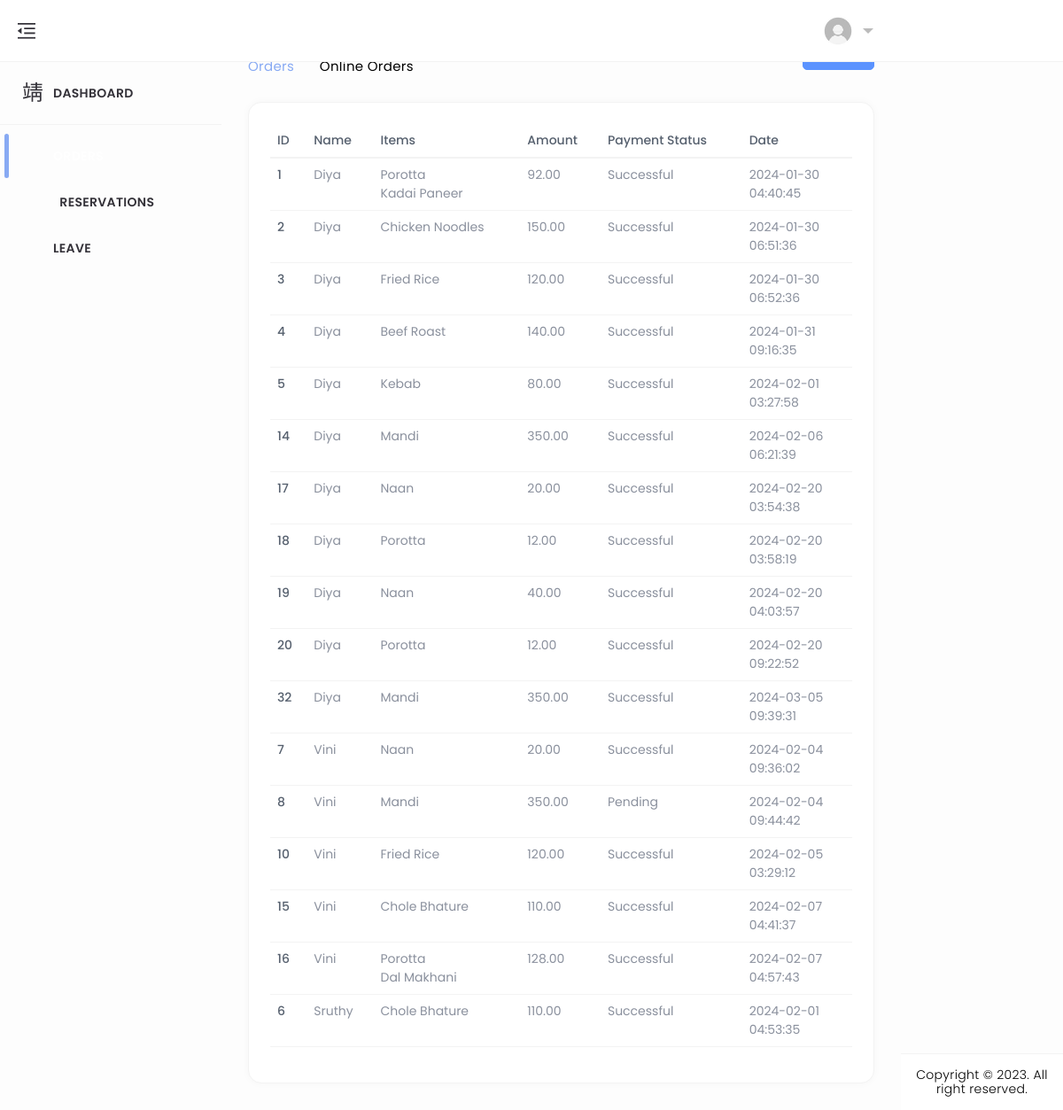
Page /history_orders on the committed database.
### home/models.py (models this page shows, shortened)
class BillingInformation(models.Model):
    user = models.ForeignKey(CustomUser, on_delete=models.CASCADE)
    address = models.TextField()
    town = models.CharField(max_length=50)
    zip_code = models.CharField(max_length=10)
    payment_status = models.BooleanField(default=True)
    amount = models.DecimalField(max_digits=8, decimal_places=2)
    menu = models.ManyToManyField(menus, blank=True)
    status = models.IntegerField(default=1)

class CustomUser(AbstractUser):
    CUSTOMER = 1
    EMPLOYEE = 2
    ROLE_CHOICE = (
        (CUSTOMER, 'CUSTOMER'),
        (EMPLOYEE, 'EMPLOYEE'),
    )
    username=None
    first_name = None
    last_name = None
    USERNAME_FIELD = 'email'
    name = models.CharField(max_length=50)
    email = models.EmailField(max_length=100, unique=True)
    phone = models.CharField(max_length=12, blank=True)
    password = models.CharField(max_length=128)
    role = models.IntegerField(choices=ROLE_CHOICE, blank=True, null=True,default='1')
    is_admin = models.BooleanField(default=False)
    is_staff = models.BooleanField(default=False)
    is_active = models.BooleanField(default=True)
    is_superadmin = models.BooleanField(default=False)
    REQUIRED_FIELDS = ['name', 'phone']
    objects = UserManager()

class menus(models.Model):
    CATEGORY_CHOICES = (
        ('Kerala', 'Kerala'),
        ('Chineese', 'Chineese'),
        ('North Indian', 'North Indian'),
        ('Arabian', 'Arabian'),
        ('Beverages', 'Beverages'),
    )
    SUBMENU_CHOICES = (
        ('Breads', 'Breads'),
        ('Curries', 'Curries'),
        ('Rice Dishes','Rice Dishes'),
        ('Appetizers','Appetizers'),
        ('Main Course','Main Course'),
        ('Breads & Accompaniments', 'Breads & Accompaniments'),
        ('Rolls & Grills','Rolls & Grills'),
        ('Hot Beverage','Hot Beverage'),
        ('Cold Beverage','Cold Beverage'),
    )
    SUB_SUBMENU_CHOICES = (
        ('Vegetarian', 'Vegetarian'),
        ('Non-Vegetarian', 'Non-Vegetarian'),
        ('Water-based','Water-based'),
        ('Milk-based','Milk-based')
    )
    name = models.CharField(max_length=100)
    category = models.CharField(max_length=50, choices=CATEGORY_CHOICES, default='')
    submenu = models.CharField(max_length=50, choices=SUBMENU_CHOICES, default='', blank=True)
    sub_submenu = models.CharField(max_length=50, choices=SUB_SUBMENU_CHOICES, default='', blank=True)
    desc = models.CharField(max_length=300)
    price = models.FloatField()
    img = models.ImageField(upload_to='menus/', blank=True, null=True)
    active = models.BooleanField(default=True)

class Payment(models.Model):
    class PaymentStatusChoices(models.TextChoices):
        PENDING = 'pending', 'Pending'
        SUCCESSFUL = 'successful', 'Successful'
        FAILED = 'failed', 'Failed'
    user = models.ForeignKey(CustomUser, on_delete=models.CASCADE)  # Link the payment to a user
    razorpay_order_id = models.CharField(max_length=255)  # Razorpay order ID
    payment_id = models.CharField(max_length=255)  # Razorpay payment ID
    amount = models.DecimalField(max_digits=8, decimal_places=2)  # Amount paid
    currency = models.CharField(max_length=3)  # Currency code (e.g., "INR")
    timestamp = models.DateTimeField(auto_now_add=True)  # Timestamp of the payment
    payment_status = models.CharField(max_length=20, choices=PaymentStatusChoices.choices, default=PaymentStatusChoices.PENDING)
    billing_info = models.ForeignKey(BillingInformation, on_delete=models.CASCADE, null=True, blank=True)
    table_booking = models.ForeignKey(TableBooking, on_delete=models.CASCADE, related_name='payments', null=True, blank=True)
    class Meta:
        ordering = ['-timestamp']

### home/views.py (the view)
# urls.py: path('history_orders',history_orders,name='history_orders'),
def history_orders(request):
    yesterday = date.today() - timedelta(days=1)
    billings_info = BillingInformation.objects.filter(payment__timestamp__date__lte=yesterday).distinct()
    payments = Payment.objects.filter(timestamp__date__lte=yesterday)
    context = {
        'billings_info': billings_info,
        'payments': payments,
    }
    return render(request, 'employee/history_orders.html', context)

### templates/employee/history_orders.html (shortened to what this page needs)
{% load static %}
<!DOCTYPE html>
<html lang="en" dir="ltr">
<head>
	<link href="../../../../cdn.jsdelivr.net/npm/%40mdi/font%404.4.95/css/materialdesignicons.min.html" rel="stylesheet" />
	<link href="{% static 'assets/css/materialdesignicons.min.css' %}" rel="stylesheet" />
	<link href="{% static 'assets/plugins/simplebar/simplebar.css' %}" rel="stylesheet" />
	<link href="{% static 'assets/plugins/data-tables/datatables.bootstrap5.min.css' %}" rel='stylesheet'>
	<link href="{% static 'assets/plugins/data-tables/responsive.datatables.min.css' %}" rel='stylesheet'>
	<link id="{% static 'style.css' %}" rel="stylesheet" href="{% static 'assets/css/style.css' %}" />
</head>
<body id="body">
	<div class="wrapper">
		<div class="ec-left-sidebar ec-bg-sidebar">
			<div id="sidebar" class="sidebar ec-sidebar-footer">
				<div class="ec-brand">
					<a href="{% url 'admin_index' %}">
						<span class="ec-brand-name text-truncate">DineEase</span>
					</a>
				</div>
				<div class="ec-navigation" data-simplebar>
					<ul class="nav sidebar-inner" id="sidebar-menu">
						<li class="">
							<a class="sidenav-item-link" href="{% url 'emp_index' %}">
								<i class="mdi mdi-view-dashboard-outline"></i>
								<span class="nav-text">Dashboard</span>
							</a>
							<hr>
						</li>
                        <li class="has-sub active">
                            <a class="sidenav-item-link" href="{% url 'orderlist_emp' %}">
                                <i class="mdi mdi-cart-outline mdi-34px"></i>
                                <span class="nav-text">Orders</span>
                            </a>
                        </li>
						<li class="has-sub">
							<a class="sidenav-item-link" href="{% url 'emp_booking_lists' %}">
								<i class="mdi mdi-food mdi-36px"></i>&ensp;
								<span class="nav-text">Reservations</span>
							</a>
						</li>
						<li class="has-sub">
							<a class="sidenav-item-link" href="{% url 'leave_list' %}">
								<i class="mdi mdi-receipt"></i>
								<span class="nav-text">Leave</span>
							</a>
						</li>
					</ul>
				</div>
			</div>
		</div>
		<div class="ec-page-wrapper">
			<header class="ec-main-header" id="header">
				<nav class="navbar navbar-static-top navbar-expand-lg">
					<button id="sidebar-toggler">
						<img src="{% static 'assets/img/icons/clops.png' %}" alt="">
					</button>
					<div class="navbar-right">
						<ul class="nav navbar-nav">
							<li class="dropdown user-menu">
								<button class="dropdown-toggle nav-link ec-drop" data-bs-toggle="dropdown" aria-expanded="false" style="margin-left: 850px;">
									<img src="{% static 'assets/img/user/user2.jpeg' %}" class="user-image" alt="User Image" />
								</button>
							</li>
						</ul>
					</div>
				</nav>
			</header>
			<div class="ec-content-wrapper">
				<div class="content">
					<div class="breadcrumb-wrapper d-flex align-items-center justify-content-between">
						<div>
							<h1 id="leaveh">Online Orders</h1>
							<p class="breadcrumbs"><span><a href="">Orders</a></span>
								<span><i class="mdi mdi-chevron-right"></i></span>Online Orders</p>
						</div>
						<div>
							<a href="{% url 'orderlist_emp' %}" class="btn btn-primary">Orders</a>
						</div>
					</div>
					<div class="row">
						<div class="col-12">
							<div class="card card-default">
								<div class="card-body">
									<div class="table-responsive">
										<table id="responsive-data-table" class="table" style="width:100%">
											<thead>
                                                <tr>
                                                    <th>ID</th>
                                                    <th>Name</th>
                                                    <th>Items</th>
                                                    <th>Amount</th>
                                                    <th>Payment Status</th>
                                                    <th>Date</th>
                                                </tr>
                                            </thead>
                                            <tbody>
                                                {% for billing in billings_info %}
                                                <tr>
                                                    <td>{{ billing.id }}</td>
                                                    <td>{{ billing.user.name }}</td>
                                                    <td>
                                                        {% for menu in billing.menu.all %}
                                                            {{ menu.name }}<br>
                                                        {% empty %}
                                                            No menu ordered
                                                        {% endfor %}
                                                    </td>
                                                    <td>{{ billing.amount }}</td>
                                                    <td>
                                                        {% with matching_payments=billing.payment_set.all %}
                                                            {% if matching_payments %}
                                                                {{ matching_payments.0.get_payment_status_display }}
                                                            {% else %}
                                                                Payment not found
                                                            {% endif %}
                                                        {% endwith %}
                                                    </td>
                                                    <td>
                                                        {% for payment in billing.payment_set.all %}
                                                            {{ payment.timestamp|date:"Y-m-d" }}<br>
                                                            {{ payment.timestamp|time:"H:i:s" }}<br>
                                                        {% endfor %}
                                                    </td>
                                                </tr>
                                                {% empty %}
                                                <tr>
                                                    <td colspan="5">No billing information available</td>
                                                </tr>
                                                {% endfor %}
                                            </tbody>
										</table>
									</div>
									</div>
								</div>
							</div>
						</div>
					</div>
				</div>
			</div>
			<footer class="footer mt-auto">
				<div class="copyright bg-white">
					<p>
						Copyright © 2023. All right reserved.
					  </p>
				</div>
			</footer>
		</div>
</body>
</html>

### rows in the picture
BillingInformation: id "1", user.name "Diya", amount "92.00", payment_set.all.0.payment_status "Successful"
menus: name "Porotta"
menus: name "Kadai Paneer"
Payment: timestamp "2024-01-30", timestamp "04:40:45"
BillingInformation: id "2", user.name "Diya", amount "150.00", payment_set.all.0.payment_status "Successful"
menus: name "Chicken Noodles"
Payment: timestamp "2024-01-30", timestamp "06:51:36"
BillingInformation: id "3", user.name "Diya", amount "120.00", payment_set.all.0.payment_status "Successful"
menus: name "Fried Rice"
Payment: timestamp "2024-01-30", timestamp "06:52:36"
BillingInformation: id "4", user.name "Diya", amount "140.00", payment_set.all.0.payment_status "Successful"
menus: name "Beef Roast"
Payment: timestamp "2024-01-31", timestamp "09:16:35"
BillingInformation: id "5", user.name "Diya", amount "80.00", payment_set.all.0.payment_status "Successful"
menus: name "Kebab"
Payment: timestamp "2024-02-01", timestamp "03:27:58"
BillingInformation: id "14", user.name "Diya", amount "350.00", payment_set.all.0.payment_status "Successful"
menus: name "Mandi"
Payment: timestamp "2024-02-06", timestamp "06:21:39"
BillingInformation: id "17", user.name "Diya", amount "20.00", payment_set.all.0.payment_status "Successful"
menus: name "Naan"
Payment: timestamp "2024-02-20", timestamp "03:54:38"
BillingInformation: id "18", user.name "Diya", amount "12.00", payment_set.all.0.payment_status "Successful"
Payment: timestamp "2024-02-20", timestamp "03:58:19"
BillingInformation: id "19", user.name "Diya", amount "40.00", payment_set.all.0.payment_status "Successful"
Payment: timestamp "2024-02-20", timestamp "04:03:57"
BillingInformation: id "20", user.name "Diya", amount "12.00", payment_set.all.0.payment_status "Successful"
Payment: timestamp "2024-02-20", timestamp "09:22:52"
BillingInformation: id "32", user.name "Diya", amount "350.00", payment_set.all.0.payment_status "Successful"
Payment: timestamp "2024-03-05", timestamp "09:39:31"
BillingInformation: id "7", user.name "Vini", amount "20.00", payment_set.all.0.payment_status "Successful"
Payment: timestamp "2024-02-04", timestamp "09:36:02"
BillingInformation: id "8", user.name "Vini", amount "350.00", payment_set.all.0.payment_status "Pending"
Payment: timestamp "2024-02-04", timestamp "09:44:42"
BillingInformation: id "10", user.name "Vini", amount "120.00", payment_set.all.0.payment_status "Successful"
Payment: timestamp "2024-02-05", timestamp "03:29:12"
BillingInformation: id "15", user.name "Vini", amount "110.00", payment_set.all.0.payment_status "Successful"
menus: name "Chole Bhature"
Payment: timestamp "2024-02-07", timestamp "04:41:37"
BillingInformation: id "16", user.name "Vini", amount "128.00", payment_set.all.0.payment_status "Successful"
menus: name "Dal Makhani"
Payment: timestamp "2024-02-07", timestamp "04:57:43"
BillingInformation: id "6", user.name "Sruthy", amount "110.00", payment_set.all.0.payment_status "Successful"
Payment: timestamp "2024-02-01", timestamp "04:53:35"
